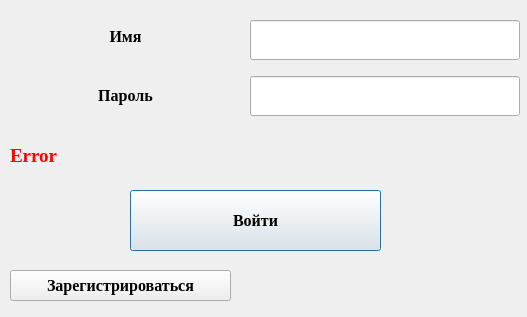
<?xml version="1.0" encoding="UTF-8"?>
<ui version="4.0">
 <class>logWin</class>
 <widget class="QMainWindow" name="logWin">
  <property name="geometry">
   <rect>
    <x>0</x>
    <y>0</y>
    <width>527</width>
    <height>317</height>
   </rect>
  </property>
  <property name="font">
   <font>
    <family>Times New Roman</family>
    <pointsize>12</pointsize>
    <weight>75</weight>
    <bold>true</bold>
   </font>
  </property>
  <property name="windowTitle">
   <string>MainWindow</string>
  </property>
  <property name="documentMode">
   <bool>false</bool>
  </property>
  <property name="dockNestingEnabled">
   <bool>false</bool>
  </property>
  <property name="unifiedTitleAndToolBarOnMac">
   <bool>false</bool>
  </property>
  <widget class="QWidget" name="centralwidget">
   <widget class="QWidget" name="gridLayoutWidget">
    <property name="geometry">
     <rect>
      <x>10</x>
      <y>10</y>
      <width>231</width>
      <height>111</height>
     </rect>
    </property>
    <layout class="QGridLayout" name="gridLayout" rowstretch="0,0">
     <property name="sizeConstraint">
      <enum>QLayout::SetDefaultConstraint</enum>
     </property>
     <property name="verticalSpacing">
      <number>7</number>
     </property>
     <item row="1" column="0">
      <widget class="QLabel" name="label_2">
       <property name="font">
        <font>
         <family>Times New Roman</family>
         <pointsize>12</pointsize>
         <weight>75</weight>
         <bold>true</bold>
        </font>
       </property>
       <property name="text">
        <string>Пароль</string>
       </property>
       <property name="alignment">
        <set>Qt::AlignCenter</set>
       </property>
      </widget>
     </item>
     <item row="0" column="0">
      <widget class="QLabel" name="label">
       <property name="font">
        <font>
         <family>Times New Roman</family>
         <pointsize>12</pointsize>
         <weight>75</weight>
         <bold>true</bold>
        </font>
       </property>
       <property name="text">
        <string>Имя</string>
       </property>
       <property name="alignment">
        <set>Qt::AlignCenter</set>
       </property>
      </widget>
     </item>
    </layout>
   </widget>
   <widget class="QLabel" name="errorLabel">
    <property name="geometry">
     <rect>
      <x>10</x>
      <y>140</y>
      <width>491</width>
      <height>31</height>
     </rect>
    </property>
    <property name="palette">
     <palette>
      <active>
       <colorrole role="WindowText">
        <brush brushstyle="SolidPattern">
         <color alpha="255">
          <red>255</red>
          <green>0</green>
          <blue>0</blue>
         </color>
        </brush>
       </colorrole>
       <colorrole role="Button">
        <brush brushstyle="SolidPattern">
         <color alpha="255">
          <red>240</red>
          <green>0</green>
          <blue>0</blue>
         </color>
        </brush>
       </colorrole>
       <colorrole role="Light">
        <brush brushstyle="SolidPattern">
         <color alpha="255">
          <red>255</red>
          <green>105</green>
          <blue>105</blue>
         </color>
        </brush>
       </colorrole>
       <colorrole role="Midlight">
        <brush brushstyle="SolidPattern">
         <color alpha="255">
          <red>247</red>
          <green>52</green>
          <blue>52</blue>
         </color>
        </brush>
       </colorrole>
       <colorrole role="Dark">
        <brush brushstyle="SolidPattern">
         <color alpha="255">
          <red>120</red>
          <green>0</green>
          <blue>0</blue>
         </color>
        </brush>
       </colorrole>
       <colorrole role="Mid">
        <brush brushstyle="SolidPattern">
         <color alpha="255">
          <red>160</red>
          <green>0</green>
          <blue>0</blue>
         </color>
        </brush>
       </colorrole>
       <colorrole role="Text">
        <brush brushstyle="SolidPattern">
         <color alpha="255">
          <red>0</red>
          <green>0</green>
          <blue>0</blue>
         </color>
        </brush>
       </colorrole>
       <colorrole role="BrightText">
        <brush brushstyle="SolidPattern">
         <color alpha="255">
          <red>255</red>
          <green>255</green>
          <blue>255</blue>
         </color>
        </brush>
       </colorrole>
       <colorrole role="ButtonText">
        <brush brushstyle="SolidPattern">
         <color alpha="255">
          <red>0</red>
          <green>0</green>
          <blue>0</blue>
         </color>
        </brush>
       </colorrole>
       <colorrole role="Base">
        <brush brushstyle="SolidPattern">
         <color alpha="255">
          <red>255</red>
          <green>255</green>
          <blue>255</blue>
         </color>
        </brush>
       </colorrole>
       <colorrole role="Window">
        <brush brushstyle="SolidPattern">
         <color alpha="255">
          <red>240</red>
          <green>0</green>
          <blue>0</blue>
         </color>
        </brush>
       </colorrole>
       <colorrole role="Shadow">
        <brush brushstyle="SolidPattern">
         <color alpha="255">
          <red>0</red>
          <green>0</green>
          <blue>0</blue>
         </color>
        </brush>
       </colorrole>
       <colorrole role="AlternateBase">
        <brush brushstyle="SolidPattern">
         <color alpha="255">
          <red>247</red>
          <green>127</green>
          <blue>127</blue>
         </color>
        </brush>
       </colorrole>
       <colorrole role="ToolTipBase">
        <brush brushstyle="SolidPattern">
         <color alpha="255">
          <red>255</red>
          <green>255</green>
          <blue>220</blue>
         </color>
        </brush>
       </colorrole>
       <colorrole role="ToolTipText">
        <brush brushstyle="SolidPattern">
         <color alpha="255">
          <red>0</red>
          <green>0</green>
          <blue>0</blue>
         </color>
        </brush>
       </colorrole>
      </active>
      <inactive>
       <colorrole role="WindowText">
        <brush brushstyle="SolidPattern">
         <color alpha="255">
          <red>255</red>
          <green>0</green>
          <blue>0</blue>
         </color>
        </brush>
       </colorrole>
       <colorrole role="Button">
        <brush brushstyle="SolidPattern">
         <color alpha="255">
          <red>240</red>
          <green>0</green>
          <blue>0</blue>
         </color>
        </brush>
       </colorrole>
       <colorrole role="Light">
        <brush brushstyle="SolidPattern">
         <color alpha="255">
          <red>255</red>
          <green>105</green>
          <blue>105</blue>
         </color>
        </brush>
       </colorrole>
       <colorrole role="Midlight">
        <brush brushstyle="SolidPattern">
         <color alpha="255">
          <red>247</red>
          <green>52</green>
          <blue>52</blue>
         </color>
        </brush>
       </colorrole>
       <colorrole role="Dark">
        <brush brushstyle="SolidPattern">
         <color alpha="255">
          <red>120</red>
          <green>0</green>
          <blue>0</blue>
         </color>
        </brush>
       </colorrole>
       <colorrole role="Mid">
        <brush brushstyle="SolidPattern">
         <color alpha="255">
          <red>160</red>
          <green>0</green>
          <blue>0</blue>
         </color>
        </brush>
       </colorrole>
       <colorrole role="Text">
        <brush brushstyle="SolidPattern">
         <color alpha="255">
          <red>0</red>
          <green>0</green>
          <blue>0</blue>
         </color>
        </brush>
       </colorrole>
       <colorrole role="BrightText">
        <brush brushstyle="SolidPattern">
         <color alpha="255">
          <red>255</red>
          <green>255</green>
          <blue>255</blue>
         </color>
        </brush>
       </colorrole>
       <colorrole role="ButtonText">
        <brush brushstyle="SolidPattern">
         <color alpha="255">
          <red>0</red>
          <green>0</green>
          <blue>0</blue>
         </color>
        </brush>
       </colorrole>
       <colorrole role="Base">
        <brush brushstyle="SolidPattern">
         <color alpha="255">
          <red>255</red>
          <green>255</green>
          <blue>255</blue>
         </color>
        </brush>
       </colorrole>
       <colorrole role="Window">
        <brush brushstyle="SolidPattern">
         <color alpha="255">
          <red>240</red>
          <green>0</green>
          <blue>0</blue>
         </color>
        </brush>
       </colorrole>
       <colorrole role="Shadow">
        <brush brushstyle="SolidPattern">
         <color alpha="255">
          <red>0</red>
          <green>0</green>
          <blue>0</blue>
         </color>
        </brush>
       </colorrole>
       <colorrole role="AlternateBase">
        <brush brushstyle="SolidPattern">
         <color alpha="255">
          <red>247</red>
          <green>127</green>
          <blue>127</blue>
         </color>
        </brush>
       </colorrole>
       <colorrole role="ToolTipBase">
        <brush brushstyle="SolidPattern">
         <color alpha="255">
          <red>255</red>
          <green>255</green>
          <blue>220</blue>
         </color>
        </brush>
       </colorrole>
       <colorrole role="ToolTipText">
        <brush brushstyle="SolidPattern">
         <color alpha="255">
          <red>0</red>
          <green>0</green>
          <blue>0</blue>
         </color>
        </brush>
       </colorrole>
      </inactive>
      <disabled>
       <colorrole role="WindowText">
        <brush brushstyle="SolidPattern">
         <color alpha="255">
          <red>120</red>
          <green>0</green>
          <blue>0</blue>
         </color>
        </brush>
       </colorrole>
       <colorrole role="Button">
        <brush brushstyle="SolidPattern">
         <color alpha="255">
          <red>240</red>
          <green>0</green>
          <blue>0</blue>
         </color>
        </brush>
       </colorrole>
       <colorrole role="Light">
        <brush brushstyle="SolidPattern">
         <color alpha="255">
          <red>255</red>
          <green>105</green>
          <blue>105</blue>
         </color>
        </brush>
       </colorrole>
       <colorrole role="Midlight">
        <brush brushstyle="SolidPattern">
         <color alpha="255">
          <red>247</red>
          <green>52</green>
          <blue>52</blue>
         </color>
        </brush>
       </colorrole>
       <colorrole role="Dark">
        <brush brushstyle="SolidPattern">
         <color alpha="255">
          <red>120</red>
          <green>0</green>
          <blue>0</blue>
         </color>
        </brush>
       </colorrole>
       <colorrole role="Mid">
        <brush brushstyle="SolidPattern">
         <color alpha="255">
          <red>160</red>
          <green>0</green>
          <blue>0</blue>
         </color>
        </brush>
       </colorrole>
       <colorrole role="Text">
        <brush brushstyle="SolidPattern">
         <color alpha="255">
          <red>120</red>
          <green>0</green>
          <blue>0</blue>
         </color>
        </brush>
       </colorrole>
       <colorrole role="BrightText">
        <brush brushstyle="SolidPattern">
         <color alpha="255">
          <red>255</red>
          <green>255</green>
          <blue>255</blue>
         </color>
        </brush>
       </colorrole>
       <colorrole role="ButtonText">
        <brush brushstyle="SolidPattern">
         <color alpha="255">
          <red>120</red>
          <green>0</green>
          <blue>0</blue>
         </color>
        </brush>
       </colorrole>
       <colorrole role="Base">
        <brush brushstyle="SolidPattern">
         <color alpha="255">
          <red>240</red>
          <green>0</green>
          <blue>0</blue>
         </color>
        </brush>
       </colorrole>
       <colorrole role="Window">
        <brush brushstyle="SolidPattern">
         <color alpha="255">
          <red>240</red>
          <green>0</green>
          <blue>0</blue>
         </color>
        </brush>
       </colorrole>
       <colorrole role="Shadow">
        <brush brushstyle="SolidPattern">
         <color alpha="255">
          <red>0</red>
          <green>0</green>
          <blue>0</blue>
         </color>
        </brush>
       </colorrole>
       <colorrole role="AlternateBase">
        <brush brushstyle="SolidPattern">
         <color alpha="255">
          <red>240</red>
          <green>0</green>
          <blue>0</blue>
         </color>
        </brush>
       </colorrole>
       <colorrole role="ToolTipBase">
        <brush brushstyle="SolidPattern">
         <color alpha="255">
          <red>255</red>
          <green>255</green>
          <blue>220</blue>
         </color>
        </brush>
       </colorrole>
       <colorrole role="ToolTipText">
        <brush brushstyle="SolidPattern">
         <color alpha="255">
          <red>0</red>
          <green>0</green>
          <blue>0</blue>
         </color>
        </brush>
       </colorrole>
      </disabled>
     </palette>
    </property>
    <property name="font">
     <font>
      <family>Times New Roman</family>
      <pointsize>14</pointsize>
      <weight>75</weight>
      <bold>true</bold>
     </font>
    </property>
    <property name="text">
     <string>Error</string>
    </property>
   </widget>
   <widget class="QLineEdit" name="nameEdit">
    <property name="geometry">
     <rect>
      <x>250</x>
      <y>20</y>
      <width>270</width>
      <height>40</height>
     </rect>
    </property>
    <property name="sizePolicy">
     <sizepolicy hsizetype="Expanding" vsizetype="Maximum">
      <horstretch>0</horstretch>
      <verstretch>0</verstretch>
     </sizepolicy>
    </property>
    <property name="font">
     <font>
      <family>Times New Roman</family>
      <pointsize>12</pointsize>
      <weight>75</weight>
      <bold>true</bold>
     </font>
    </property>
    <property name="text">
     <string/>
    </property>
   </widget>
   <widget class="QLineEdit" name="passwordEdit">
    <property name="geometry">
     <rect>
      <x>250</x>
      <y>76</y>
      <width>270</width>
      <height>40</height>
     </rect>
    </property>
    <property name="sizePolicy">
     <sizepolicy hsizetype="Expanding" vsizetype="Maximum">
      <horstretch>0</horstretch>
      <verstretch>0</verstretch>
     </sizepolicy>
    </property>
    <property name="font">
     <font>
      <family>Times New Roman</family>
      <pointsize>12</pointsize>
      <weight>75</weight>
      <bold>true</bold>
     </font>
    </property>
   </widget>
   <widget class="QPushButton" name="logButt">
    <property name="geometry">
     <rect>
      <x>130</x>
      <y>190</y>
      <width>251</width>
      <height>61</height>
     </rect>
    </property>
    <property name="font">
     <font>
      <family>Times New Roman</family>
      <pointsize>12</pointsize>
      <weight>75</weight>
      <bold>true</bold>
     </font>
    </property>
    <property name="text">
     <string>Войти</string>
    </property>
    <property name="default">
     <bool>true</bool>
    </property>
   </widget>
   <widget class="QPushButton" name="regLinkButt">
    <property name="geometry">
     <rect>
      <x>10</x>
      <y>270</y>
      <width>221</width>
      <height>31</height>
     </rect>
    </property>
    <property name="text">
     <string>Зарегистрироваться</string>
    </property>
   </widget>
  </widget>
 </widget>
 <resources/>
 <connections/>
</ui>
